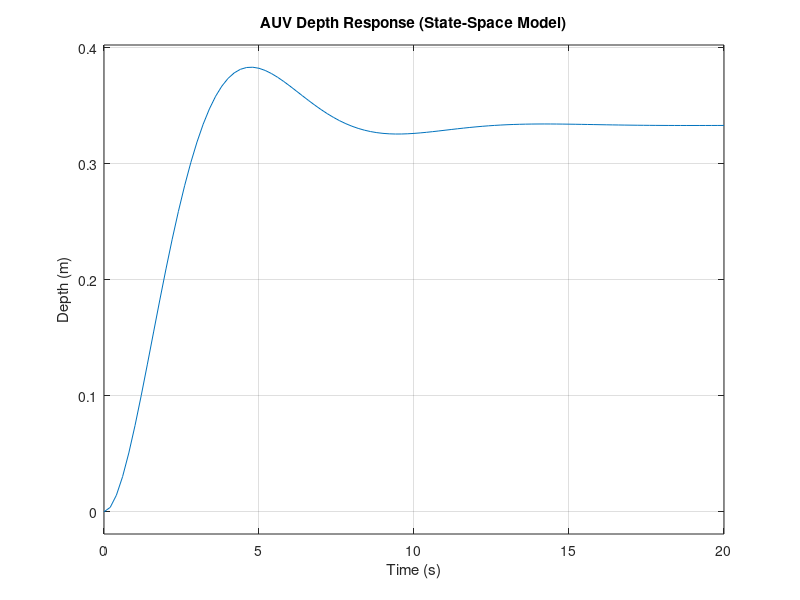

Reproduce this figure in MATLAB.
% AUV State-Space Model
% Author: Safa Bazrafshan
% Description: State-space representation and step response of AUV depth dynamics

clc; clear; close all;

% System parameters
m = 5;    % mass (kg)
b = 4;    % damping (N·s/m)
k = 3;    % stiffness (N/m)

% State-space matrices
A = [0      1;
    -k/m  -b/m];

B = [0;
     1/m];

C = [1  0];  % Output is depth (z)
D = 0;

% Build state-space system
sys_ss = ss(A, B, C, D);

eig_A = eig(A);
disp('Eigenvalues of A:');
disp(eig_A);

% Step response
figure;
step(sys_ss);
title('AUV Depth Response (State-Space Model)');
xlabel('Time (s)');
ylabel('Depth (m)');
grid on;

